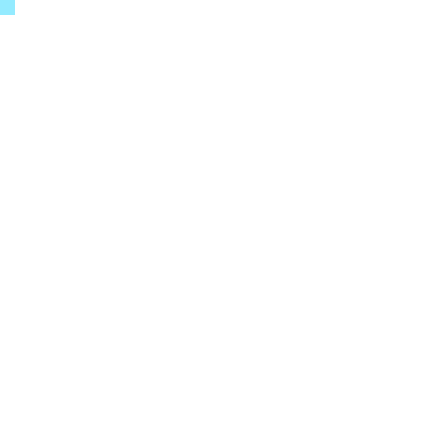
Frame 1 (no input)
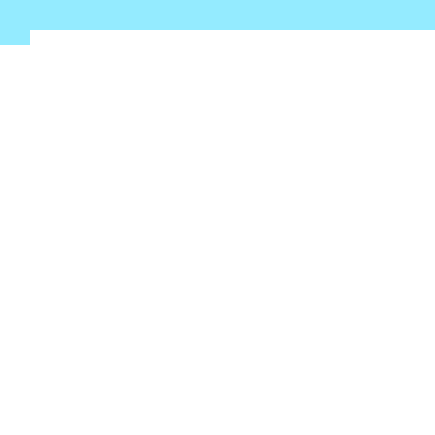
Frame 60 (no input)
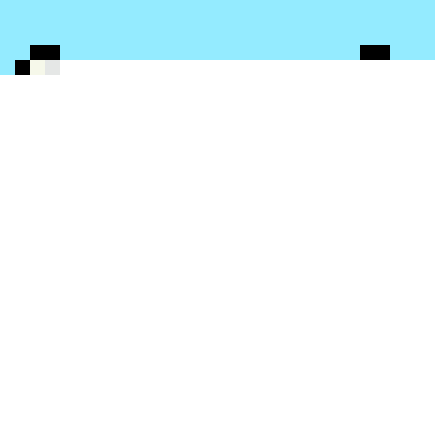
Frame 120 (the mouse pressed at the canvas centre since frame 60)

The p5.js sketch that drew these frames (run headless with seeded random() and noise() and a simulated clock; from frame 60 on, the mouse is pressed at the canvas centre):

// p5.js sketch
// ── sketch.js
let pint = 0;
let cor = [];
function setup() {
  
  frameRate(200);
  createCanvas(435, 435);
  

  pint = 0
  noStroke();
  // Core divonicas
  let azul = [148, 235, 255];
  let preto = [0,0,0];
  let creme = [246, 248, 234];
  let cinza = [229, 231, 230];
  let laranja = [246, 157, 63];
  let marrom = [152, 113, 108];
  let marrom_escuro = [117, 79, 78];
  let verde_claro =[54, 128, 5];
  let verde_escuro = [40, 97, 9];
  let azul_celeste = [56, 187, 233];
  let azul_escuro =[69, 167, 237];
  let terra = [113, 55, 18]

  // Estrutura das linhas (completando de 0 a 29)
  cor[0] = Array(29).fill(azul);
  cor[1] = Array(29).fill(azul);
  cor[2] = Array(29).fill(azul);
  cor[3] = [
    azul, azul,preto, preto,azul, azul, azul, azul, azul, azul, azul,azul, azul, azul, azul, azul, azul, azul, azul, azul, azul, azul, azul, azul,preto, preto,azul, azul, azul];
  cor[4] = [
    azul, preto, creme, cinza, preto,azul, azul, azul, azul, azul, azul,azul, azul, azul, azul, azul, azul, azul, azul, azul, azul, azul, azul,preto,creme,cinza, preto,azul, azul];
  cor[5] = [
    azul, azul, preto, preto, azul, azul, azul, azul, azul, azul, azul, azul, azul, preto, preto, azul, azul, azul, azul, azul, azul, azul, azul, azul, preto, preto, azul, azul, azul];
  cor[6] = [
    azul, azul, azul, azul, azul, azul, preto, azul, azul, azul, azul, azul, preto, laranja, laranja, preto, azul, azul, azul, azul, preto, azul, azul, azul, azul, azul, azul, azul, azul];
  cor[7] = [
    azul, azul, azul, azul, azul,preto,cinza,preto,azul, azul, azul, azul,preto,laranja, laranja,preto,azul, azul, azul,preto,cinza,preto,azul, azul, azul, azul, azul, azul, azul];
  cor[8] = [
    azul, azul, azul, azul, preto, creme, cinza, cinza, preto, azul, azul, azul, azul, preto, preto, azul, azul, azul, preto, creme, cinza, cinza, preto, azul, azul, azul, azul, azul, azul];
  cor[9] = [
    azul, azul, azul, preto, creme, creme, creme, cinza, cinza, preto, azul, azul, azul, azul, azul, azul, azul, preto, creme, creme, creme, cinza, cinza, preto, azul, azul, azul, azul, azul];
  cor[10] = [
    azul, azul, preto, marrom, creme, creme, creme, creme, cinza, marrom, preto, azul, azul, azul, azul, azul, preto, marrom, creme, creme, creme, creme, cinza, marrom, preto, azul, azul, azul, azul];
  cor[11] = [
    azul, preto, marrom, creme, marrom, creme, marrom_escuro, creme, marrom, cinza, marrom, preto, azul, azul, azul, preto, marrom, creme, marrom, creme, marrom_escuro, creme, marrom, cinza, marrom, preto, azul, azul, azul];
  cor[12] = [
    preto, marrom, marrom, marrom, marrom, marrom, marrom, marrom_escuro, marrom, marrom, marrom, marrom, preto, azul, preto, marrom, marrom, marrom, marrom, marrom, marrom_escuro, marrom, marrom, marrom, marrom, marrom, preto, azul, azul];
  cor[13] = [
    marrom, marrom, marrom_escuro, marrom, marrom, marrom, marrom, marrom_escuro, marrom, marrom_escuro, marrom, marrom, marrom_escuro, preto, marrom, marrom, marrom, marrom_escuro, marrom, marrom, marrom, marrom_escuro, marrom, marrom, marrom, marrom, marrom, preto, azul];
  cor[14] = [
    marrom, marrom_escuro, marrom, marrom, marrom, marrom, marrom, marrom, marrom_escuro, marrom, marrom_escuro, marrom, marrom_escuro, marrom, preto, marrom, marrom_escuro, marrom, marrom, marrom, marrom, marrom, marrom_escuro, marrom, marrom, marrom, marrom_escuro, marrom, preto];
  cor[15] = [
    preto, preto, preto, preto, marrom, marrom, marrom, marrom, marrom_escuro, marrom, marrom_escuro, marrom_escuro, marrom, marrom, marrom, preto, marrom_escuro, marrom, marrom, marrom_escuro, marrom, marrom, marrom, preto, preto, preto, preto, preto, preto];
  cor[16] = [
    verde_claro, verde_escuro, verde_escuro, verde_claro, preto, preto, preto, marrom_escuro, marrom, marrom, marrom, marrom, marrom_escuro, marrom, marrom, marrom, preto, marrom, marrom, marrom, marrom, marrom_escuro, preto, verde_escuro, verde_escuro, verde_claro, verde_claro, verde_escuro, verde_escuro];
  cor[17] = [
    verde_claro, verde_claro, verde_claro, verde_escuro, verde_claro, verde_claro, verde_escuro, preto, marrom, marrom, marrom, marrom, marrom, marrom_escuro, marrom, marrom_escuro, marrom_escuro, preto, marrom, marrom, marrom, preto, verde_escuro, verde_claro, verde_claro, verde_claro, verde_escuro, verde_claro, verde_claro];
  cor[18] = [
    verde_claro, verde_claro, verde_claro, verde_claro, verde_claro, verde_escuro, verde_claro, verde_claro, preto, preto, marrom, marrom, marrom, marrom, marrom_escuro, marrom, marrom_escuro, marrom_escuro, preto, marrom, preto, verde_escuro, verde_claro, verde_claro, verde_claro, verde_claro, verde_claro, verde_escuro, verde_escuro];
  cor[19] = [
    verde_claro, verde_escuro, verde_claro, verde_escuro, verde_claro, verde_claro, verde_escuro, verde_escuro, verde_escuro, verde_claro, preto, preto, preto, preto, preto, preto, preto, preto, preto, preto, preto, verde_escuro, verde_claro, verde_claro, verde_escuro, verde_escuro, verde_claro, verde_claro, verde_claro];
  cor[20] = [
    verde_claro,
    verde_claro,
    verde_escuro,
    verde_claro,
    verde_claro,
    verde_claro,
    verde_escuro,
    verde_escuro,
    verde_claro,
    verde_escuro,
    preto,
    azul_escuro,
    azul_celeste,
    azul_escuro,
    azul_celeste,
    azul_celeste,
    azul_celeste,
    azul_celeste,
    azul_escuro,
    preto,
    verde_escuro,
    verde_claro,
    verde_escuro,
    verde_escuro,
    verde_claro,
    verde_escuro,
    verde_escuro,
    verde_claro,
    verde_escuro];
  cor[21] = [
    verde_escuro, verde_escuro, verde_claro, verde_escuro, verde_escuro, verde_escuro, verde_escuro, verde_claro, verde_escuro, verde_escuro, verde_escuro, preto, azul_celeste, azul_celeste, azul_escuro, azul_escuro, azul_celeste, azul_celeste, preto, verde_escuro, verde_escuro, verde_escuro, verde_escuro, verde_claro, verde_escuro, verde_claro, verde_claro, verde_claro, verde_escuro];
  cor[22] = [
    verde_claro, verde_escuro, verde_claro, verde_claro, verde_claro, verde_claro, verde_claro, verde_claro, verde_claro, verde_claro, preto, preto, azul_celeste, azul_celeste, azul_celeste, azul_celeste, azul_celeste, azul_escuro, preto, preto, preto, verde_claro, verde_claro, verde_claro, verde_claro, verde_claro, verde_claro, verde_escuro, verde_claro];
  cor[23] = [
    verde_claro, 
    verde_claro, 
    verde_claro, 
    verde_claro, 
    verde_claro, 
    verde_claro, 
    verde_claro, 
    verde_escuro, 
    preto, 
    preto, 
    terra, 
    preto, 
    azul_celeste, 
    azul_celeste, 
    azul_celeste, 
    azul_celeste, 
    azul_celeste, 
    azul_escuro, 
    preto, 
    terra, 
    terra, 
    preto, 
    verde_claro, 
    verde_claro, 
    verde_claro, 
    verde_claro, 
    verde_claro, 
    verde_claro, 
    verde_claro];
  cor[24] = [
    verde_claro, verde_claro, verde_escuro, verde_claro, verde_claro, verde_claro, verde_claro, preto, terra, terra, preto, azul_celeste, azul_escuro, azul_celeste, azul_celeste, azul_celeste, azul_celeste, azul_celeste, azul_celeste, preto, terra, terra, preto, verde_claro, verde_escuro, verde_claro, verde_claro, verde_claro, verde_claro];
  cor[25] = [
    verde_escuro, 
  verde_escuro, 
  verde_claro, 
  verde_escuro, 
  verde_escuro, 
  verde_claro, 
  preto, 
  terra, 
  terra, 
  preto, 
  azul_escuro, 
  azul_celeste, 
  azul_escuro, 
  azul_celeste, 
  azul_escuro, 
  azul_celeste, 
  azul_escuro, 
  azul_celeste, 
  azul_escuro, 
  azul_celeste, 
  preto, 
  terra, 
  terra, 
  preto, 
  preto, 
  preto, 
  verde_claro, 
  verde_claro, 
  verde_claro];
  cor[26] = [
    verde_claro, 
  verde_escuro, 
  verde_escuro, 
  verde_claro, 
  verde_claro, 
  preto, 
  terra, 
  terra, 
  preto, 
  azul_escuro, 
  azul_escuro, 
  azul_escuro, 
  azul_escuro, 
  azul_escuro, 
  azul_escuro, 
  azul_escuro, 
  azul_celeste, 
  azul_celeste, 
  azul_celeste, 
  azul_celeste, 
  azul_celeste, 
  preto, 
  terra, 
  terra, 
  terra, 
  terra, 
  preto, 
  verde_escuro, 
  verde_claro, 
  verde_escuro];
  cor[27] = [
    verde_escuro, verde_claro, verde_claro,preto, preto,terra, terra, preto, azul_celeste, azul_celeste, azul_celeste, azul_celeste, azul_celeste, azul_celeste, azul_celeste, azul_escuro, azul_celeste, azul_celeste, azul_celeste, azul_celeste, azul_celeste, azul_celeste, preto, preto,terra,terra, terra, preto,verde_claro];
  cor[28] = [
    verde_escuro, preto, preto, terra, terra, terra, preto, azul_celeste, azul_celeste, azul_celeste, azul_celeste, azul_celeste, azul_celeste, azul_celeste, azul_celeste, azul_celeste, azul_celeste, azul_celeste, azul_celeste, azul_celeste, azul_celeste, azul_celeste, azul_celeste, azul_celeste, preto, preto, terra, terra, preto];
  cor[29] = [
    preto, terra, terra, terra, terra, preto, azul_celeste, azul_celeste, azul_celeste, azul_celeste, azul_celeste, azul_celeste, azul_celeste, azul_celeste, azul_celeste, azul_celeste, azul_celeste, azul_celeste, azul_celeste, azul_celeste, azul_celeste, azul_celeste, azul_celeste, azul_celeste, azul_celeste, azul_celeste, preto, terra, preto];
}

function draw() {
  
  let i = floor(pint / 29); // Linha atual
  let j = pint % 29;        // Coluna atual

  if (i < 30 && cor[i] && cor[i][j]) {
    fill(cor[i][j][0], cor[i][j][1], cor[i][j][2]);
    square(j * 15, i * 15, 15);
  }

  
  if (pint < 870) { 
    pint++;
  }}
// ── style.css
@font-face {
    font-family: "pixel";
    src: url(/PixelArt/Jersey10-Regular.ttf);
}
html, body {
  background-color: bisque;
  margin: 0;
  padding: 0;
  display: flex;
  justify-content: center;
  text-align: center;
}
h1{
    width: 450px;
    color: rgb(0, 139, 0);
    text-shadow: 1px 2px 2px rgba(0, 0, 0, 0.726);
    text-align: center;
    font-family: "pixel";
    font-size: 40pt;
}
canvas {
  border: solid 10px rgb(88, 32, 0);
  display: block;
}
